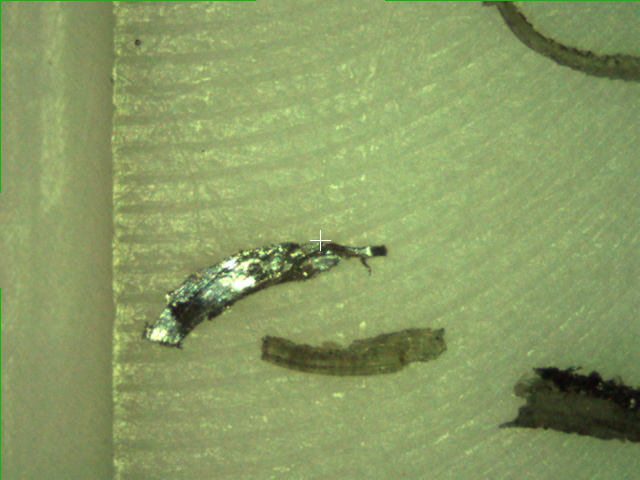
#> input picture TeflonSpecs.bmp, 640 x 480 px
$ python getSpeckScore.py --file TeflonSpecs.bmp
#> lines starting #> are read from the running program, lines starting #| are printed output that depends on the picture
import numpy as np
from PIL import Image #, ImageOps
import cv2 as cv
# import matplotlib.pyplot as plt


def rgb2gray(rgb):
    r, g, b = rgb[:,:,0], rgb[:,:,1], rgb[:,:,2]
    gray = 0.2989 * r + 0.5870 * g + 0.1140 * b
    return gray

def getGrayScale(img):
    grayIm = (rgb2gray(img)/255)
    c,b,= np.histogram((grayIm).flatten(), range=(0., 1), bins=25)
    return np.round( 100*np.sum(c[np.where(b<0.4)[0]])/np.sum(c), 3)

def getKmeanClus(img, K=3, epsilon=1.0):
    Z = np.float32(img.reshape((-1,3)))
    ## define criteria, number of clusters(K) and apply kmeans()
    ## maximum number of iteration; maximum value of epsilon
    criteria = (cv.TERM_CRITERIA_EPS + cv.TERM_CRITERIA_MAX_ITER, 10, epsilon)
    ret,label,center=cv.kmeans(Z, K=K, bestLabels=None, criteria=criteria, attempts=10, flags=cv.KMEANS_RANDOM_CENTERS)
    # Now convert back into uint8, and make original image
    center = np.uint8(center)
    res = (center[label.flatten()]).reshape((img.shape))
    return rgb2gray(res)

def getClusGrayScale(img):
    clusIm = getKmeanClus(img)
    color, count = np.unique(clusIm.flatten(), return_counts=True)
    return np.round( 100*count[0]/np.sum(count) ,3)


import argparse
parser = argparse.ArgumentParser()
parser.add_argument('-f', '--file', default="image.png")
parser.add_argument('-m', '--method', default="2")
parser.add_argument('-s', '--score', default="0.5")
args = parser.parse_args()

img = np.array(Image.open(args.file))
#> img is the input picture: shape (480, 640, 3); mean R, G, B 137.2, 155, 99.3
if args.method == '1':
    print("Checking image with by grayscale distribution ...")
    score = getGrayScale(img)
    if score > float(args.score):
        print("Score =", str(score), '%')
        print("Check for contaminants!!")
    else:
        print("Sample clean")
elif args.method == '2':
    print("Checking image with k-means clustering ...")
    score = getClusGrayScale(img)
#> in getKmeanClus, `ret,label,center=cv.kmeans(Z, K=K, bestLabels=None, criteria=criteria,..`: ret = 140999317.8; center = [[61.63, 75.15, 40.32], [132.3, 148.2, 96.21], [153.7, 174.2, 111.4]]
#> in getKmeanClus, `center = np.uint8(center)`: center = [[61, 75, 40], [132, 148, 96], [153, 174, 111]]
#> in getKmeanClus, `res = (center[label.flatten()]).reshape((img.shape))`:
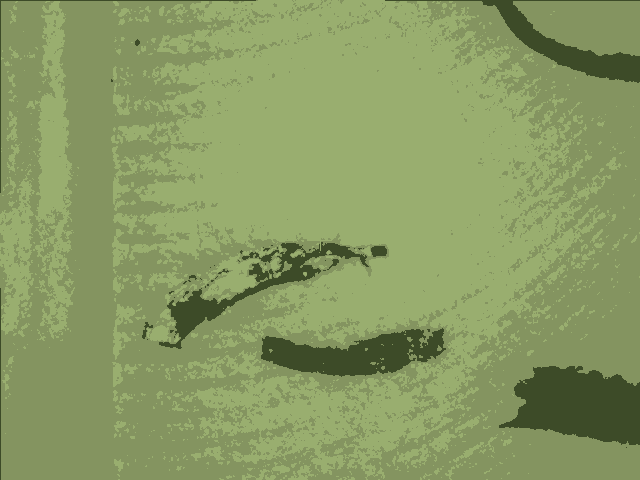
#> res: shape (480, 640, 3); mean R, G, B 136.7, 154.9, 99
#> in rgb2gray, `r, g, b = rgb[:,:,0], rgb[:,:,1], rgb[:,:,2]`:
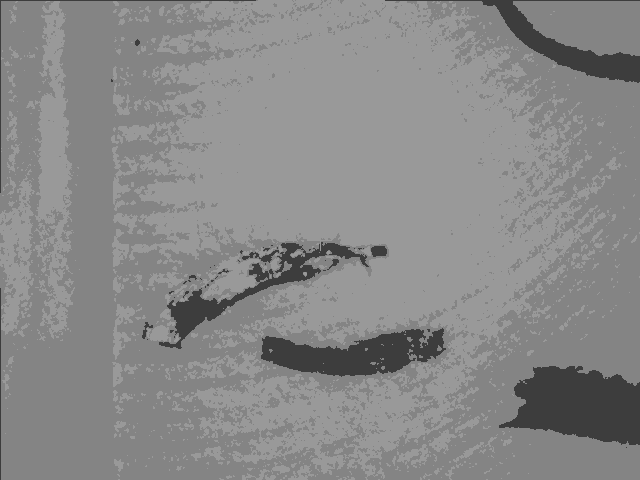
#> r: shape (480, 640); min 61, max 153, mean 136.7
#> in rgb2gray, `r, g, b = rgb[:,:,0], rgb[:,:,1], rgb[:,:,2]`:
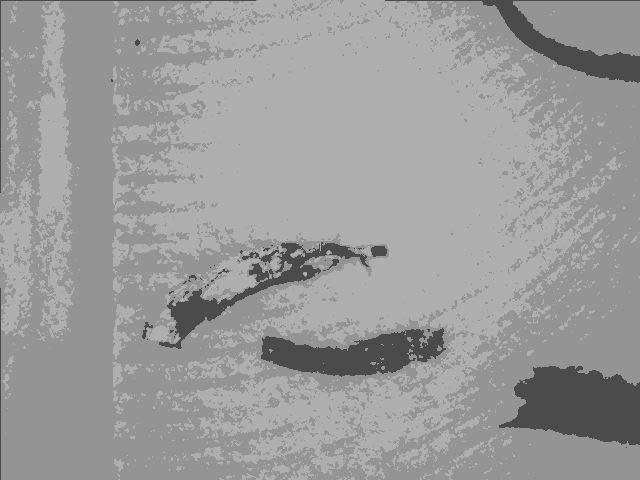
#> g: shape (480, 640); min 75, max 174, mean 154.9
#> in rgb2gray, `r, g, b = rgb[:,:,0], rgb[:,:,1], rgb[:,:,2]`:
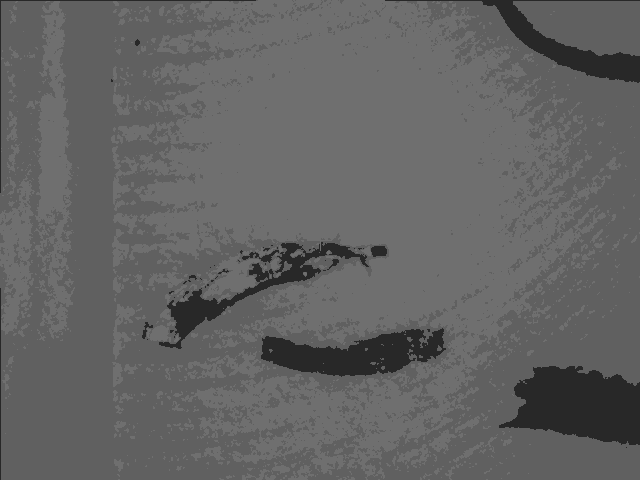
#> b: shape (480, 640); min 40, max 111, mean 99
#> in getClusGrayScale, `color, count = np.unique(clusIm.flatten(), return_counts=True)`: color = [66.82, 137.3, 160.5]; count = [21345, 144982, 140873]
#> score = 6.95
    if score > float(args.score):
        print("Score =", str(score), '%')
#| Score = 6.948 %
        print("Check for contaminants!!")
    else:
        print("Sample clean")

$ run again, on teflonEpoxy.bmp
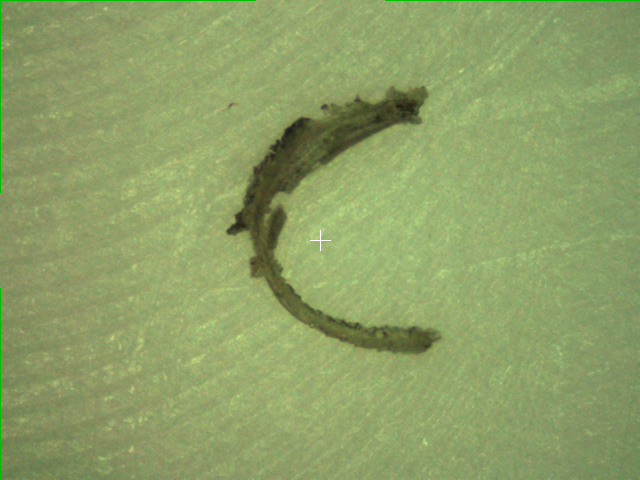
#> input picture teflonEpoxy.bmp, 640 x 480 px
#> img is the input picture: shape (480, 640, 3); mean R, G, B 141.9, 160.1, 102.7
#> in getKmeanClus, `ret,label,center=cv.kmeans(Z, K=K, bestLabels=None, criteria=criteria,..`: ret = 75226600.7; center = [[134.7, 151.4, 99.21], [152.4, 171.8, 109.8], [76.66, 92.29, 45.89]]
#> in getKmeanClus, `center = np.uint8(center)`: center = [[134, 151, 99], [152, 171, 109], [76, 92, 45]]
#> in rgb2gray, `r, g, b = rgb[:,:,0], rgb[:,:,1], rgb[:,:,2]`:
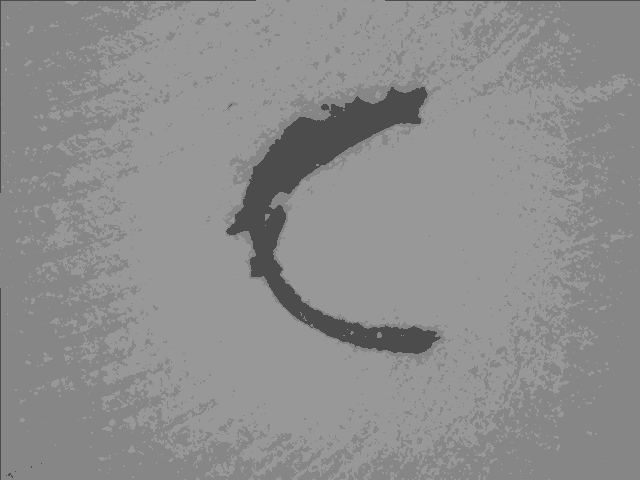
#> r: shape (480, 640); min 76, max 152, mean 141.4
#> in rgb2gray, `r, g, b = rgb[:,:,0], rgb[:,:,1], rgb[:,:,2]`:
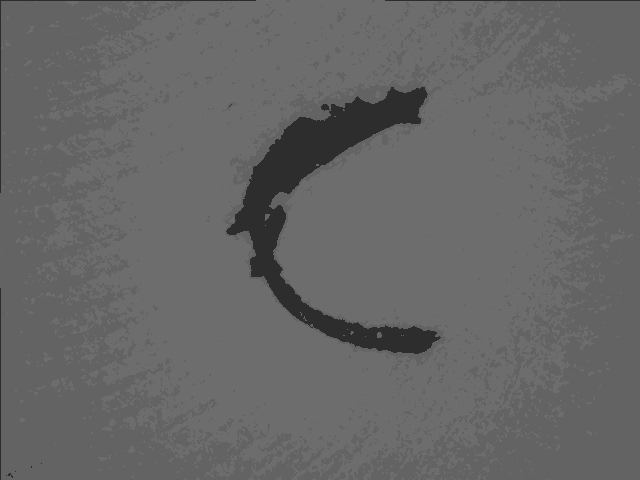
#> b: shape (480, 640); min 45, max 109, mean 102.1
#> color = [81.85, 140, 158.2]; count = [14859, 118333, 174008]
#> score = 4.84
#| Score = 4.837 %
